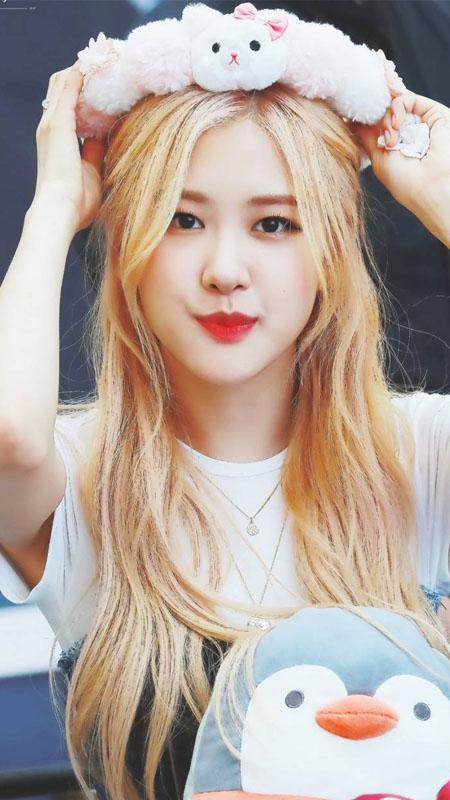
#> input picture clase3/rosebp.jpg, 450 x 800 px
$ python channels_1.py
#> lines starting #> are read from the running program, lines starting #| are printed output that depends on the picture; after the words box and inside, x2 and y2 are one past the last pixel; in counts of white or black regions, pixels touching at a corner belong together
import cv2
import numpy as np

rose = cv2.imread("rosebp.jpg")
#> rose is the input picture: shape (800, 450, 3); mean B, G, R 158.1, 166.3, 180.8
rose[200,20] = [255,255,255]
#> rose: shape (800, 450, 3); under 0.01% of pixels changed, all inside (x1, y1, x2, y2) = (20, 200, 21, 201)
print(rose[200,50])
#| [235 239 240]
cv2.imshow("rose",rose)
(B, G, R) = cv2.split(rose)
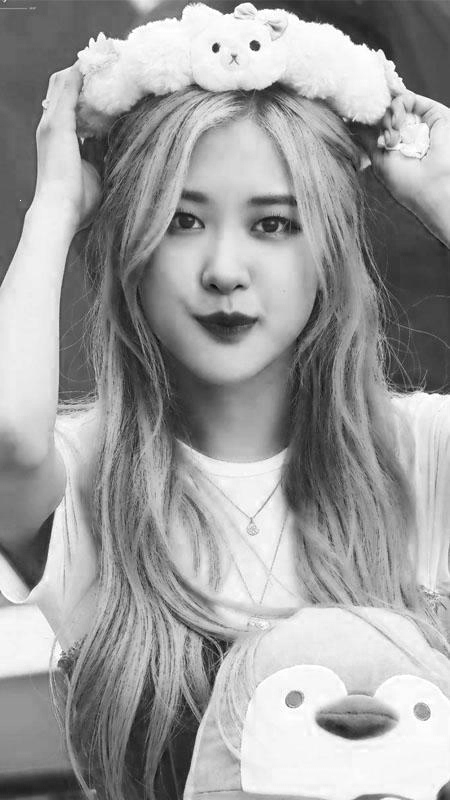
#> B: shape (800, 450); min 3, max 255, mean 158.1
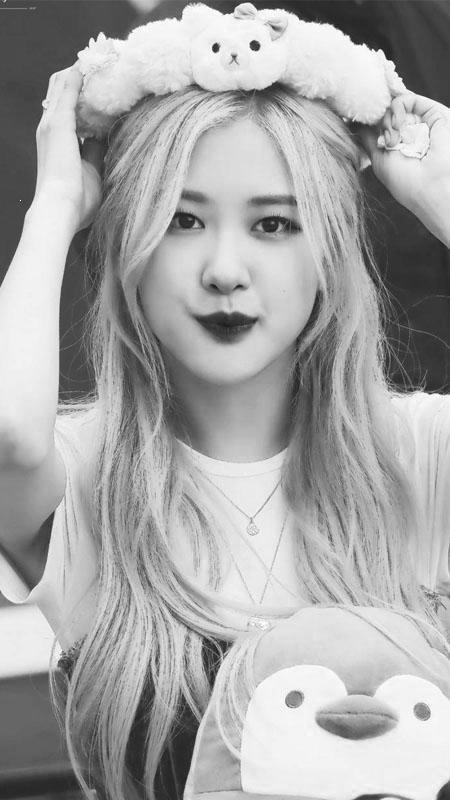
#> G: shape (800, 450); min 18, max 255, mean 166.3
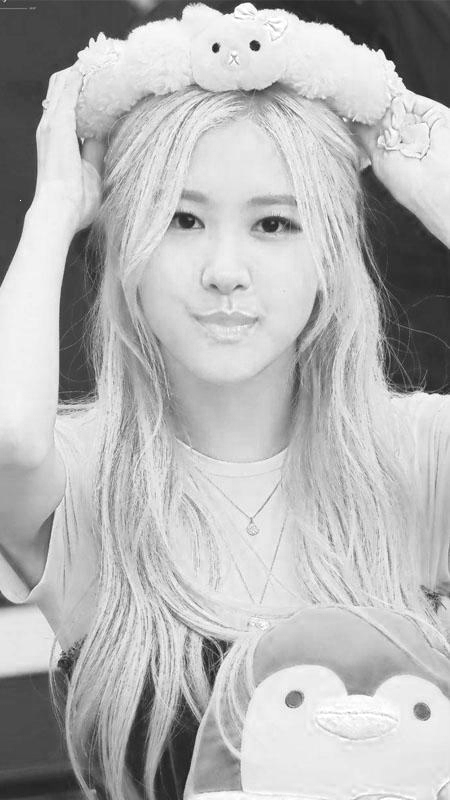
#> R: shape (800, 450); min 24, max 255, mean 180.8

cv2.waitKey(0)

# show each channel individually
cv2.imshow("Red", R)
cv2.imshow("Green", G)
cv2.imshow("Blue", B)

# merge the rose back together again
merged = cv2.merge([B, G, R])
cv2.imshow("Merged", merged)
cv2.waitKey(0)
cv2.destroyAllWindows()

# visualize each channel in color
zeros = np.zeros(rose.shape[:2], dtype="uint8")
cv2.imshow("Red", cv2.merge([zeros, zeros, R]))
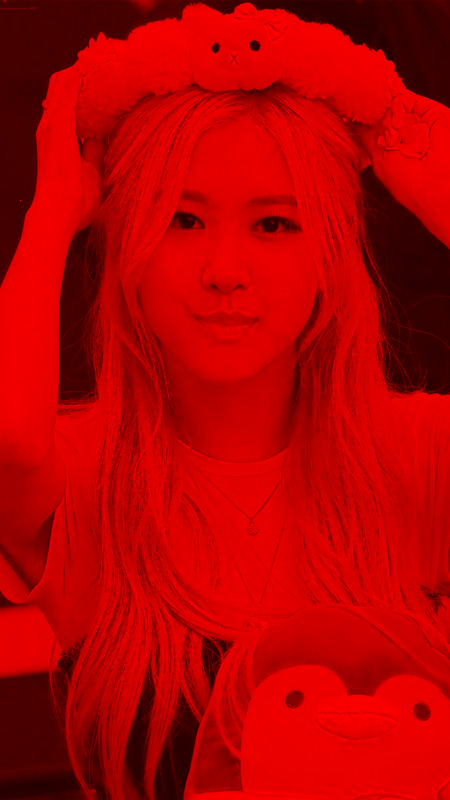
#> window 'Red': shape (800, 450, 3); mean B, G, R 0, 0, 180.8
cv2.imshow("Green", cv2.merge([zeros, G, zeros]))
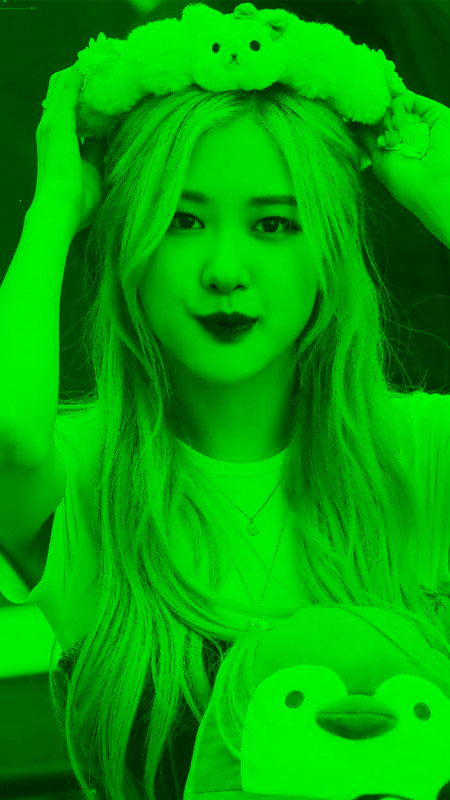
#> window 'Green': shape (800, 450, 3); mean B, G, R 0, 166.3, 0
cv2.imshow("Blue", cv2.merge([B, zeros, zeros]))
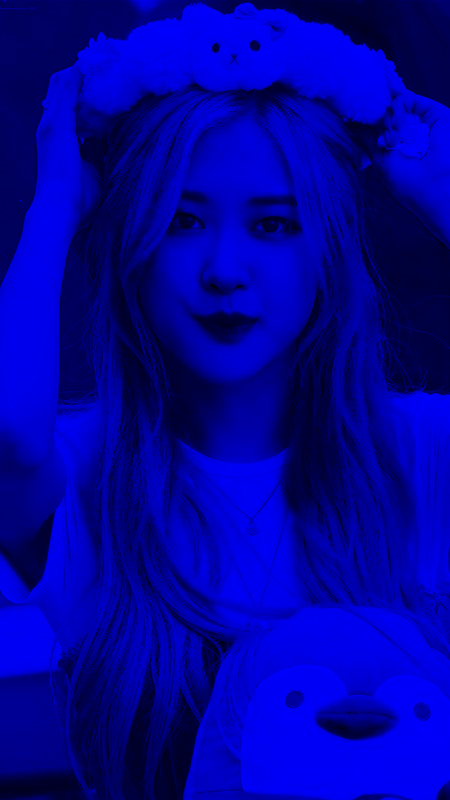
#> window 'Blue': shape (800, 450, 3); mean B, G, R 158.1, 0, 0
cv2.waitKey(0)


cv2.waitKey(0)

$ run again, with clase3/ave.jpg copied over clase3/rosebp.jpg
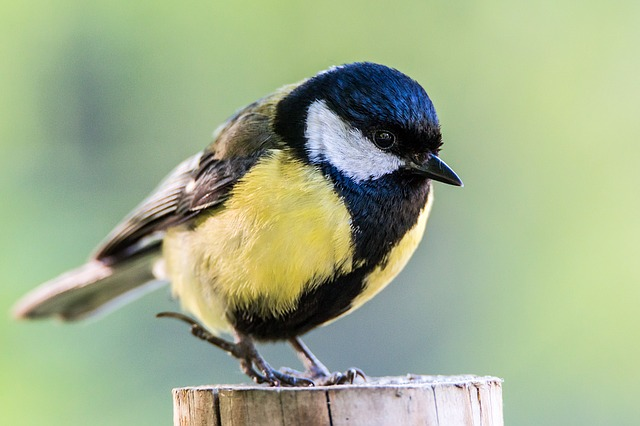
#> input picture clase3/ave.jpg, 640 x 426 px
#> rose is the input picture: shape (426, 640, 3); mean B, G, R 139.9, 174.4, 159.9
#> rose: shape (426, 640, 3); under 0.01% of pixels changed, all inside (x1, y1, x2, y2) = (20, 200, 21, 201)
#| [147 178 145]
#> `cv2.imshow("Green", cv2.merge([zeros, G, zeros]))`:
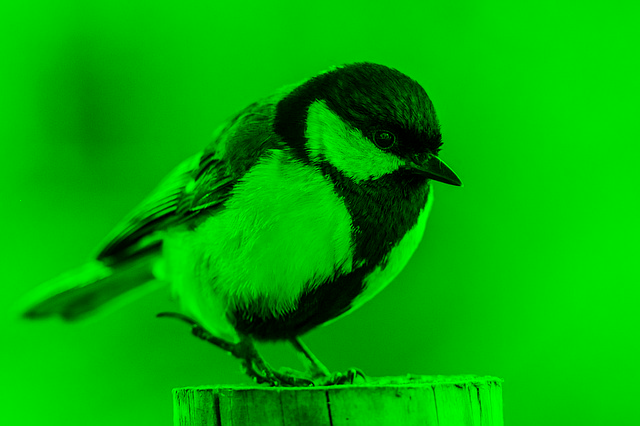
#> window 'Green': shape (426, 640, 3); mean B, G, R 0, 174.4, 0
#> `cv2.imshow("Blue", cv2.merge([B, zeros, zeros]))`:
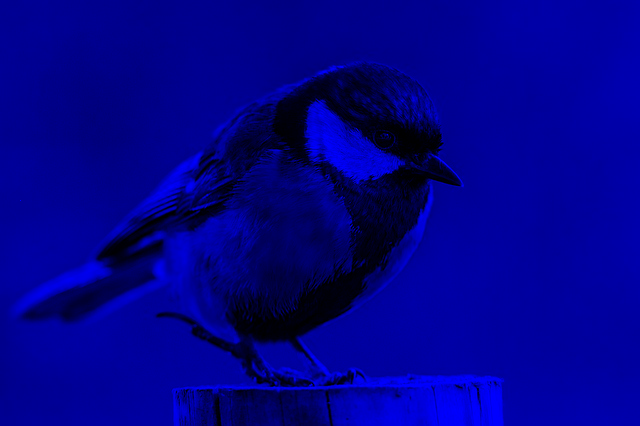
#> window 'Blue': shape (426, 640, 3); mean B, G, R 139.9, 0, 0
